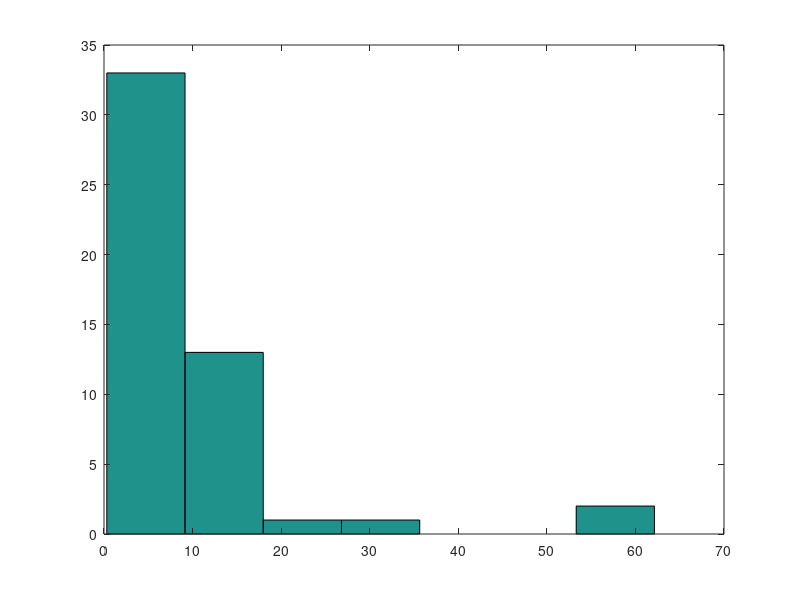

Write MATLAB code to recreate this figure. (Note: this script raises an error after producing the figure.)
test_list = [0.661
4.910
8.989
12.801
20.249
5.124
15.033
58.091
1.543
3.624
13.509
5.745
0.651
0.965
62.146
15.512
2.758
17.602
6.675
11.209
2.731
6.892
16.713
5.692
6.636
2.420
2.984
10.613
3.827
10.244
6.255
27.969
12.107
4.636
7.093
6.892
13.243
12.711
3.411
7.897
12.413
2.169
0.921
1.900
0.315
4.370
0.377
9.063
1.875
0.790];
    
    test_size = length(test_list);
    
    hist(test_list,sqrt(test_size));    
    test_lambda = expectation_value_exponential(test_list);
    